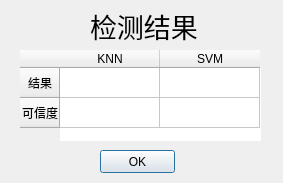
<?xml version="1.0" encoding="UTF-8"?>
<ui version="4.0">
 <class>dialog</class>
 <widget class="QDialog" name="dialog">
  <property name="geometry">
   <rect>
    <x>0</x>
    <y>0</y>
    <width>283</width>
    <height>183</height>
   </rect>
  </property>
  <property name="windowTitle">
   <string>检测结果</string>
  </property>
  <property name="styleSheet">
   <string notr="true">gridline-color: rgb (255, 0, 0); </string>
  </property>
  <widget class="QPushButton" name="pushButton">
   <property name="geometry">
    <rect>
     <x>100</x>
     <y>150</y>
     <width>75</width>
     <height>23</height>
    </rect>
   </property>
   <property name="text">
    <string>OK</string>
   </property>
  </widget>
  <widget class="QLabel" name="label">
   <property name="geometry">
    <rect>
     <x>90</x>
     <y>10</y>
     <width>111</width>
     <height>31</height>
    </rect>
   </property>
   <property name="font">
    <font>
     <family>Agency FB</family>
     <pointsize>20</pointsize>
    </font>
   </property>
   <property name="text">
    <string>检测结果</string>
   </property>
  </widget>
  <widget class="QTableWidget" name="tableWidget">
   <property name="geometry">
    <rect>
     <x>20</x>
     <y>50</y>
     <width>241</width>
     <height>91</height>
    </rect>
   </property>
   <property name="frameShape">
    <enum>QFrame::NoFrame</enum>
   </property>
   <property name="frameShadow">
    <enum>QFrame::Sunken</enum>
   </property>
   <property name="lineWidth">
    <number>0</number>
   </property>
   <property name="verticalScrollBarPolicy">
    <enum>Qt::ScrollBarAlwaysOff</enum>
   </property>
   <property name="horizontalScrollBarPolicy">
    <enum>Qt::ScrollBarAlwaysOff</enum>
   </property>
   <property name="autoScroll">
    <bool>false</bool>
   </property>
   <property name="textElideMode">
    <enum>Qt::ElideMiddle</enum>
   </property>
   <property name="showGrid">
    <bool>true</bool>
   </property>
   <property name="sortingEnabled">
    <bool>false</bool>
   </property>
   <property name="rowCount">
    <number>2</number>
   </property>
   <property name="columnCount">
    <number>2</number>
   </property>
   <row>
    <property name="text">
     <string>结果</string>
    </property>
    <property name="textAlignment">
     <set>AlignCenter</set>
    </property>
   </row>
   <row>
    <property name="text">
     <string>可信度</string>
    </property>
    <property name="textAlignment">
     <set>AlignCenter</set>
    </property>
   </row>
   <column>
    <property name="text">
     <string>KNN</string>
    </property>
   </column>
   <column>
    <property name="text">
     <string>SVM</string>
    </property>
   </column>
  </widget>
 </widget>
 <resources/>
 <connections/>
</ui>
